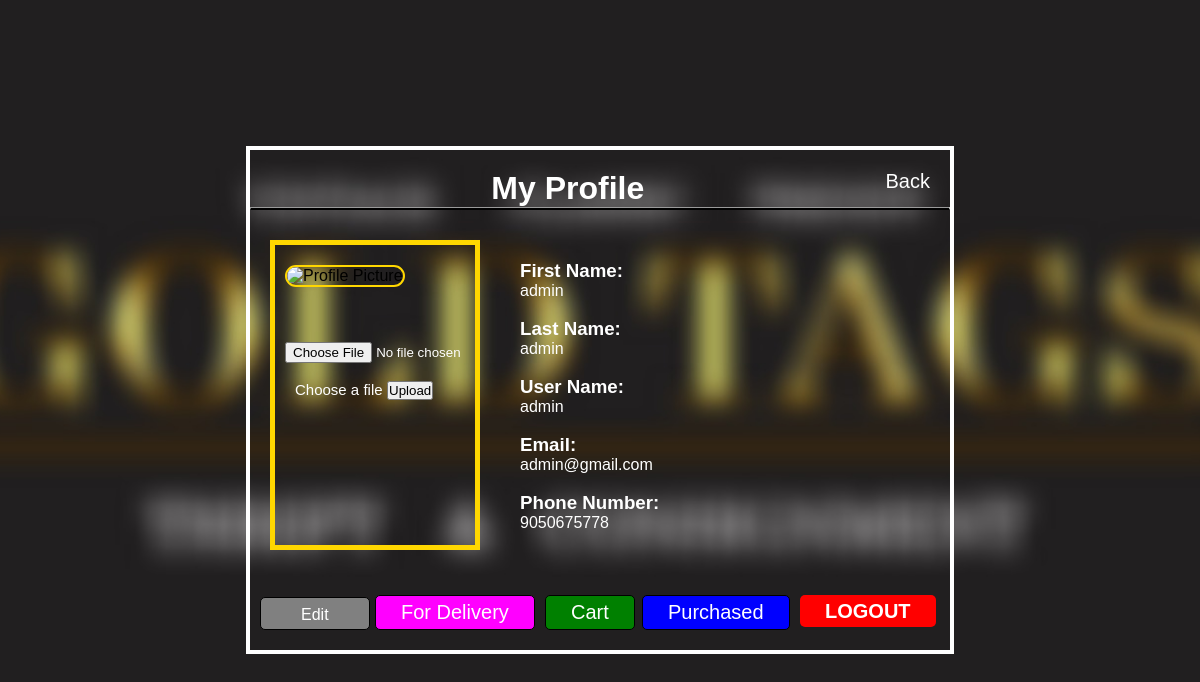
/profile.php (signed in), run on the app's committed database.
### tables this page shows
CREATE TABLE `accounts` (
  `firstName` varchar(150) NOT NULL,
  `lastName` varchar(150) NOT NULL,
  `userName` varchar(150) NOT NULL,
  `email` varchar(150) NOT NULL,
  `accountPass` varchar(150) NOT NULL,
  `account_type` varchar(150) NOT NULL,
  `verification_code` int(40) NOT NULL,
  `signup_verification` int(40) NOT NULL,
  `contact_number` bigint(255) NOT NULL,
  `profile_image` varchar(255) NOT NULL
);

### profile.php (the view, shortened to what this page needs)
<?php
$servername = "localhost";
$username = "root";
$password = "";
$dbname = "upload";
$connection = mysqli_connect($servername, $username, $password, $dbname);
$loggedInEmail = $_SESSION['email'];
$query = "SELECT * FROM accounts WHERE email = '$loggedInEmail'";
$result = mysqli_query($connection, $query);
if ($result && mysqli_num_rows($result) > 0) {
    $row = mysqli_fetch_assoc($result);
    $firstName = $row['firstName'];
    $lastName = $row['lastName'];
    $userName = $row['userName'];
    $email = $row['email'];
    $contactNumber = $row['contact_number'];
    $profileImage = 'profile_image/' . $row['profile_image'];
}
?>
<!DOCTYPE html>
<html lang="en">
<head>
    <link rel="stylesheet" href="profile.css">
    <link rel="stylesheet" href="https://cdnjs.cloudflare.com/ajax/libs/font-awesome/5.15.4/css/all.min.css">
</head>
<body>
    <div class="container">
       <header>
          <nav class="navbar">
            <a href="goldtags_apparel.php">Back</a>
          </nav>
      </header>
        <h1>My Profile</h1>
        <hr>
    <div class="info">
            <img id="profilePicture" src="<?php echo $profileImage; ?>" alt="Profile Picture">
        <form action="upload.php" method="post" enctype="multipart/form-data">
          <div class="file-input-container">
                <input type="file" name="profilePictureInput" id="profilePictureInput">
          </div>
                <br>
                <label for="profilePictureInput" id="uploadLabel">Choose a file</label>
                <button type="submit">Upload</button>
        </form>
    </div>
        <div class="address">
            <h3>First Name:</h3><p id="firstName"><?php echo $firstName; ?></p></br>
            <h3>Last Name: </h3><p id="lastName"><?php echo $lastName; ?></p></br>
            <h3>User Name: </h3><p id="userName"><?php echo $userName; ?></p></br>
            <h3>Email: </h3><p id="email"><?php echo $email; ?></p></br>
            <h3>Phone Number: </h3><p id="contact_no"><?php echo $contactNumber; ?></p><br>
            <div class="button">
            <a href="profile_edit.php" id="change">Edit</button></a>
                <p><a href="cart.php?username=<?php echo $userName ?>" class="cart">Cart </a></p><br>
                <p><a href="pending_orders.php?email=<?php echo $row['email']?>" class="deliver"> For Delivery </a></p><br>
                <p><a href="purchase_record.php?email=<?php echo $email ?>&userName=<?php echo urlencode($userName) ?>" class="purchase"> Purchased</a></p><br>
                <p><a href="#" id="logoutBtn">LOGOUT</a></p>
            </div>
        </div>
    </div>
</body>
</html>

### profile.css (style rules this page uses)
* { margin:0; padding: 0; }
body { background-image: url("image.jpg"); background-attachment: fixed; background-size: cover; background-position: center; font-family: Arial, sans-serif; display: flex; justify-content: center; align-items: center; margin: 0; padding: 0; height: 100vh; }
.container { border: 4px solid white; height: 500px; width: 700px; }
h1 { text-align: center; color: white; margin-top: 20px; }
hr { border-bottom: 2px solid black; }
.info { margin-top: 30px; margin-left: 20px; border: 5px solid gold; width: 200px; height: 300px; }
#profilePicture { margin-left: 10px; margin-top: 20px; border: 2px solid gold; border-radius: 20px; width: 180px; height: 150px; }
#profilePictureInput { margin-top: 55px; margin-left: 10px; }
.address { margin-top: -290px; margin-left: 270px; color: white; }
.button { display: flex; margin-top: 50px; margin-left: 60px; }
.cart { position: absolute; background-color: green; margin-left: -35px; margin-top: -5px; text-decoration: none; font-size: 20px; color: white; border: 1px solid black; border-radius: 5px; padding: 5px 25px 5px 25px; transition: border-bottom 0.3s ease; }
.purchase { position: absolute; margin-left: 62px; margin-top: -5px; background-color: blue; border-radius: 5px; text-decoration: none; font-size: 20px; border: 1px solid black; padding: 5px 25px 5px 25px; color: white; transition: border-bottom 0.3s ease; }
#change { text-decoration: none; color: white; background-color: gray; position: absolute; padding: 8px 40px 5px 40px; margin-top: -3px; margin-left: -320px; border: 1px solid black; border-radius: 5px; transition: border-bottom 0.3s ease; }
.file-input-container { width: 200px; overflow: hidden; text-overflow: ellipsis; white-space: nowrap; }
#uploadLabel, #profilePictureInput { color: white; }
#uploadLabel { margin-left: 20px; font-size: 15px; }
.deliver { position: absolute; text-decoration: none; font-size: 20px; color: white; background-color: magenta; border: 1px solid black; border-radius: 5px; padding: 5px 25px 5px 25px; margin-left: -205px; margin-top: -5px; transition: border-bottom 0.3s ease; }
.navbar { float: right; margin-right: 20px; font-size: 20px; z-index: 999; margin-top: 20px; justify-content: space-around; }
.navbar a { color: white; text-decoration: none; }
#logoutBtn { color: white; font-weight: bolder; text-decoration: none; background-color: red; padding: 5px 25px 5px 25px; font-size: 20px; border-radius: 5px; margin-left: 220px; }

### data on the page
accounts: firstName "admin", lastName "admin", userName "admin", email "admin@gmail.com", contact_number "9050675778"
